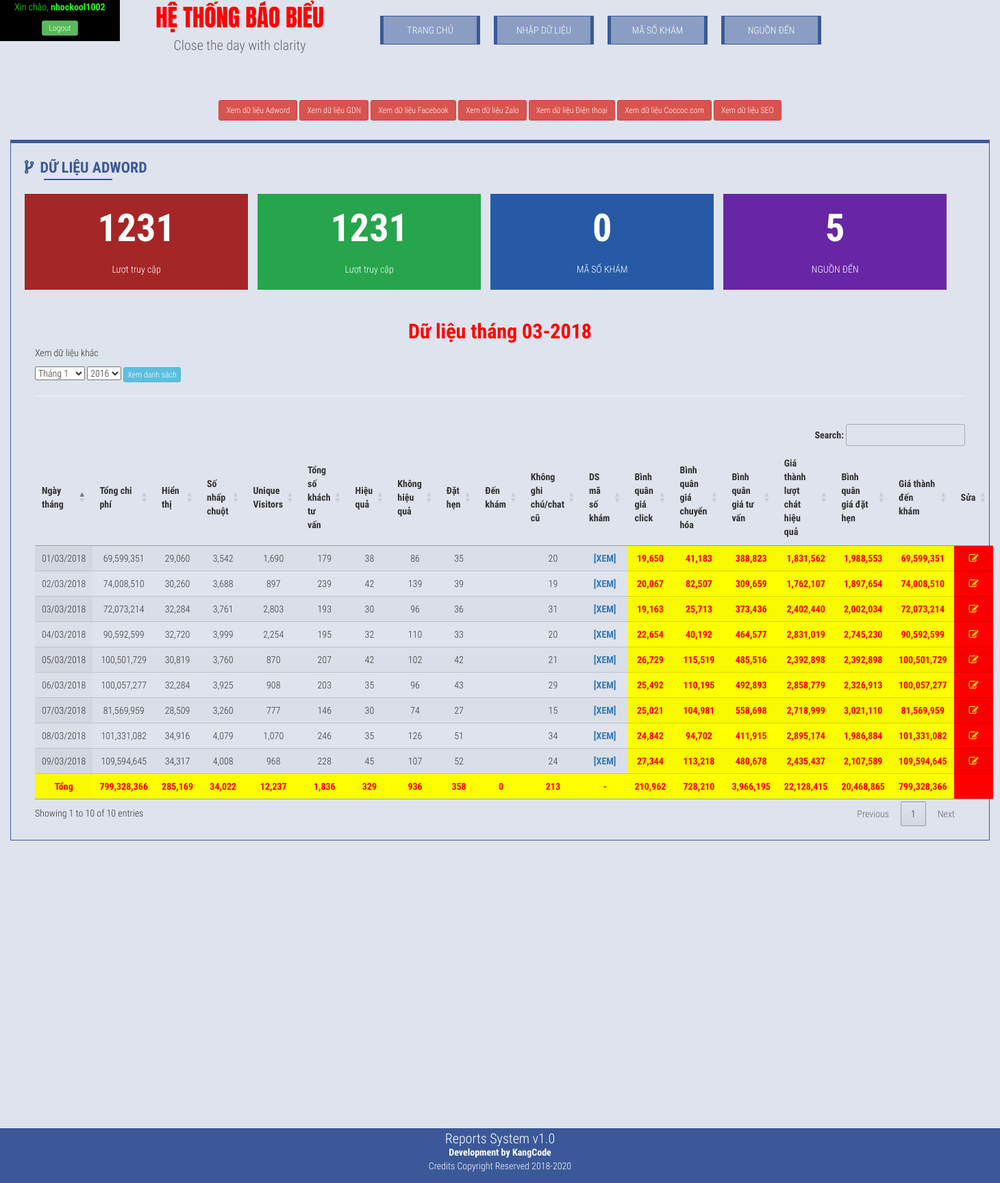
The page / (signed in) on the database its author committed.
### tables this page shows
CREATE TABLE `bangnhap` (
  `id` int(10) NOT NULL,
  `ngaythang` timestamp NOT NULL DEFAULT CURRENT_TIMESTAMP ON UPDATE CURRENT_TIMESTAMP,
  `hienthi` int(11) NOT NULL,
  `tongchiphi` int(10) NOT NULL,
  `sonhapchuot` int(10) NOT NULL,
  `uniquevisitor` int(10) NOT NULL,
  `tongsokhachtuvan` int(10) NOT NULL,
  `hieuqua` int(10) NOT NULL,
  `khonghieuqua` int(10) NOT NULL,
  `dathen` int(10) NOT NULL,
  `denkham` int(11) DEFAULT NULL,
  `ghichu` text
);

### templates/homeadw.php (the view, shortened to what this page needs)
    <div class="row">
    <div class="h1title">Dữ liệu Adword</div>
    </div>
    <br>
    <?php require_once('templates/stat.php'); ?>
    <div class="row">
      <br><br>
    </div>
     <?php $getthang = date('m-Y');
        $getname = date('Y');
        echo "<p class='namemonth'>Dữ liệu tháng ".$getthang."</p>"; ?>
        <form method="post" action="index.php?page=olddata">
        <p>Xem dữ liệu khác</p>
        <select class="chonthang" name="chonthang">
            <option value='01'>Tháng 1</option>
        </select>
        <select class="chonnam" name="chonnam">
         <?php for($i=2016;$i<=$getname;$i++){ ?>
            <option value="<?php echo $i; ?>"><?php echo $i; ?></option>
            <?php } ?>
        </select>
        <button type="submit" class="btn btn-info btn-xs" name="submit">Xem danh sách</button>
        </form>
        <hr>
      <br>
       <table id="kooltable" class="display" cellspacing="0" width="100%" id="dttb" style="text-align:center;">
         <thead>
        <tr>
            <th>Ngày tháng</th>
              <th>Tổng chi phí</th>
              <th>Hiển thị</th>
              <th>Số nhấp chuột</th>
              <th>Unique Visitors</th>
              <th>Tổng số khách tư vấn</th>
              <th>Hiệu quả</th>
              <th>Không hiệu quả</th>
              <th>Đặt hẹn</th>
              <th>Đến khám</th>
              <th>Không ghi chú/chat cũ</th>
              <th>DS mã số khám</th>
              <th>Bình quân giá click</th>
              <th>Bình quân giá chuyển hóa</th>
              <th>Bình quân giá tư vấn</th>
              <th>Giá thành lượt chát hiệu quả</th>
              <th>Bình quân giá đặt hẹn</th>
              <th>Giá thành đến khám</th>
              <th>Sửa</th>
        </tr>
        </thead>
           <tbody>
           <?php
               $dt = date('Y-m');
        $sql = "SELECT * FROM bangnhap WHERE ngaythang LIKE '%$dt%' ORDER BY id DESC";
        if ($result = $conn->query($sql)) {
            $sum = 0;$sumht =0;$sumnc=0;$sumun=0;$sumts=0;
            $sumhq = 0;$sumkhq=0;$sumdh=0;$sumdk=0;$sumgc=0;
            $sumbqc =0;$sumch=0;$sumtv=0;$sumchq=0;$sumgdh=0;
            $sumgdk =0;
            while ($row = $result->fetch_assoc()) {
                $date=date_create($row['ngaythang']);
                $jw = date_format($date,"d/m/Y");
                $ft = date_format($date,"Y-m-d");
                $sum = $sum+$row['tongchiphi'];
                $sumht = $sumht+$row['hienthi'];
                $sumnc = $sumnc+$row['sonhapchuot'];
                $sumun = $sumun+$row['uniquevisitor'];
                $sumts = $sumts+$row['tongsokhachtuvan'];
                $sumhq = $sumhq+$row['hieuqua'];
                $sumkhq = $sumkhq+$row['khonghieuqua'];
                $sumdh = $sumdh+$row['dathen'];
                $sumdk = $sumdk+$row['denkham'];
                $sumgc = $sumgc+$row['ghichu'];
                $sumbqc = $sumbqc+(round($row['tongchiphi']/$row['sonhapchuot']));
                $sumch = $sumch+(round($row['tongchiphi']/$row['uniquevisitor']));
                $sumtv = $sumtv+(round($row['tongchiphi']/$row['tongsokhachtuvan']));
                $sumchq = $sumchq+(round($row['tongchiphi']/$row['hieuqua']));
                $sumgdh = $sumgdh+(round($row['tongchiphi']/$row['dathen']));
                ?>
        <tr>
                <td><?php echo $jw; ?></td>
              <td><?php echo number_format($row['tongchiphi']); ?></td>
              <td><?php echo number_format($row['hienthi']); ?></td>
              <td><?php echo number_format($row['sonhapchuot']); ?></td>
              <td><?php echo number_format($row['uniquevisitor']); ?></td>
              <td><?php echo number_format($row['tongsokhachtuvan']); ?></td>
              <td><?php echo number_format($row['hieuqua']); ?></td>
              <td><?php echo number_format($row['khonghieuqua']); ?></td>
              <td><?php echo number_format($row['dathen']); ?></td>
              <td><?php echo $row['denkham']; ?></td>
               <td><?php echo $row['ghichu']; ?></td>
               <td><a href="index.php?page=msklist&child=filter&day=<?php echo $ft; ?>"><b>[XEM]</b></a></td>
               <td style="background-color:yellow !important;color:red;font-weight:bolder;"><?php echo number_format(round($row['tongchiphi']/$row['sonhapchuot'])); ?></td>
               <td style="background-color:yellow !important;color:red;font-weight:bolder;"><?php echo number_format(round($row['tongchiphi']/$row['uniquevisitor'])); ?></td>
               <td style="background-color:yellow !important;color:red;font-weight:bolder;"><?php echo number_format(round($row['tongchiphi']/$row['tongsokhachtuvan'])); ?></td>
               <td style="background-color:yellow !important;color:red;font-weight:bolder;"><?php echo number_format(round($row['tongchiphi']/$row['hieuqua'])); ?></td>
               <td style="background-color:yellow !important;color:red;font-weight:bolder;"><?php echo number_format(round($row['tongchiphi']/$row['dathen'])); ?></td>
               <td style="background-color:yellow !important;color:red;font-weight:bolder;"><?php if($row['denkham'] == ""){ $cuoicc = $row['tongchiphi']; echo number_format(round($row['tongchiphi'])); } else { $cuoicc = round($row['tongchiphi']/$row['denkham']); echo number_format(round($row['tongchiphi']/$row['denkham']));} ?></td>
               <td style="background-color:red !important;"><a style="color:yellow;font-weight:bolder;" href="index.php?page=editform&idbangnhap=<?php echo $row['id']; ?>"><i class="fa fa-pencil-square-o"></i></a></td>
                </tr>
                       <?php $sumgdk= $sumgdk+$cuoicc; } ?>
                               <tr style="background-color:yellow !important;color:red;font-weight:bolder;">
            <td style="background-color:yellow !important;color:red;font-weight:bolder;">Tổng</td>
            <td><?php echo number_format($sum); ?></td>
            <td><?php echo number_format($sumht); ?></td>
            <td><?php echo number_format($sumnc); ?></td>
            <td><?php echo number_format($sumun); ?></td>
            <td><?php echo number_format($sumts); ?></td>
            <td><?php echo number_format($sumhq); ?></td>
            <td><?php echo number_format($sumkhq); ?></td>
            <td><?php echo number_format($sumdh); ?></td>
            <td><?php echo number_format($sumdk); ?></td>
            <td><?php echo number_format($sumgc); ?></td>
            <td>-</td>
            <td><?php echo number_format($sumbqc); ?></td>
            <td><?php echo number_format($sumch); ?></td>
            <td><?php echo number_format($sumtv); ?></td>
            <td><?php echo number_format($sumchq); ?></td>
            <td><?php echo number_format($sumgdh); ?></td>
            <td><?php echo number_format($sumgdk); ?></td>
            <td style="background-color:red !important;"></td>
            </tr>
        </tbody>
        <?php }
        $result->free(); $conn->close(); ?>
</table>
    </div>

### css/style.css (style rules this page uses)
body,html { margin:0 auto; padding:0; width: 100%; height: 100%; background-color: #dfe3ee;font-family: 'Roboto Condensed', sans-serif; }
.h1title { font-weight: bolder; text-transform: uppercase; font-size: 22px; color: #3b5998; position:relative; }
.h1title:before { content: "\f126"; font-family: FontAwesome; margin-right: 10px; }
.h1title:after { content: ""; display: flex; width: 100px; border: 1px solid #3b5998; margin-left:2%; }
p.namemonth { margin: 0 auto; text-align: center; font-weight: bolder; color: red; font-size: 30px; }

### rows shown on the page
bangnhap: ngaythang "08/03/2018", tongchiphi "101,331,082", hienthi "34,916", sonhapchuot "4,079", uniquevisitor "1,070", tongsokhachtuvan "246", hieuqua "35", khonghieuqua "126", dathen "51", ghichu "34", $row['tongchiphi']/$row['sonhapchuot'] "24,842", $row['tongchiphi']/$row['uniquevisitor'] "94,702", $row['tongchiphi']/$row['tongsokhachtuvan'] "411,915", $row['tongchiphi']/$row['hieuqua'] "2,895,174", $row['tongchiphi']/$row['dathen'] "1,986,884"
bangnhap: ngaythang "09/03/2018", tongchiphi "109,594,645", hienthi "34,317", sonhapchuot "4,008", uniquevisitor "968", tongsokhachtuvan "228", hieuqua "45", khonghieuqua "107", dathen "52", ghichu "24", $row['tongchiphi']/$row['sonhapchuot'] "27,344", $row['tongchiphi']/$row['uniquevisitor'] "113,218", $row['tongchiphi']/$row['tongsokhachtuvan'] "480,678", $row['tongchiphi']/$row['hieuqua'] "2,435,437", $row['tongchiphi']/$row['dathen'] "2,107,589"
bangnhap: ngaythang "07/03/2018", tongchiphi "81,569,959", hienthi "28,509", sonhapchuot "3,260", uniquevisitor "777", tongsokhachtuvan "146", hieuqua "30", khonghieuqua "74", dathen "27", ghichu "15", $row['tongchiphi']/$row['sonhapchuot'] "25,021", $row['tongchiphi']/$row['uniquevisitor'] "104,981", $row['tongchiphi']/$row['tongsokhachtuvan'] "558,698", $row['tongchiphi']/$row['hieuqua'] "2,718,999", $row['tongchiphi']/$row['dathen'] "3,021,110"
bangnhap: ngaythang "06/03/2018", tongchiphi "100,057,277", hienthi "32,284", sonhapchuot "3,925", uniquevisitor "908", tongsokhachtuvan "203", hieuqua "35", khonghieuqua "96", dathen "43", ghichu "29", $row['tongchiphi']/$row['sonhapchuot'] "25,492", $row['tongchiphi']/$row['uniquevisitor'] "110,195", $row['tongchiphi']/$row['tongsokhachtuvan'] "492,893", $row['tongchiphi']/$row['hieuqua'] "2,858,779", $row['tongchiphi']/$row['dathen'] "2,326,913"
bangnhap: ngaythang "05/03/2018", tongchiphi "100,501,729", hienthi "30,819", sonhapchuot "3,760", uniquevisitor "870", tongsokhachtuvan "207", hieuqua "42", khonghieuqua "102", dathen "42", ghichu "21", $row['tongchiphi']/$row['sonhapchuot'] "26,729", $row['tongchiphi']/$row['uniquevisitor'] "115,519", $row['tongchiphi']/$row['tongsokhachtuvan'] "485,516", $row['tongchiphi']/$row['hieuqua'] "2,392,898", $row['tongchiphi']/$row['dathen'] "2,392,898"
bangnhap: ngaythang "04/03/2018", tongchiphi "90,592,599", hienthi "32,720", sonhapchuot "3,999", uniquevisitor "2,254", tongsokhachtuvan "195", hieuqua "32", khonghieuqua "110", dathen "33", ghichu "20", $row['tongchiphi']/$row['sonhapchuot'] "22,654", $row['tongchiphi']/$row['uniquevisitor'] "40,192", $row['tongchiphi']/$row['tongsokhachtuvan'] "464,577", $row['tongchiphi']/$row['hieuqua'] "2,831,019", $row['tongchiphi']/$row['dathen'] "2,745,230"
bangnhap: ngaythang "03/03/2018", tongchiphi "72,073,214", hienthi "32,284", sonhapchuot "3,761", uniquevisitor "2,803", tongsokhachtuvan "193", hieuqua "30", khonghieuqua "96", dathen "36", ghichu "31", $row['tongchiphi']/$row['sonhapchuot'] "19,163", $row['tongchiphi']/$row['uniquevisitor'] "25,713", $row['tongchiphi']/$row['tongsokhachtuvan'] "373,436", $row['tongchiphi']/$row['hieuqua'] "2,402,440", $row['tongchiphi']/$row['dathen'] "2,002,034"
bangnhap: ngaythang "02/03/2018", tongchiphi "74,008,510", hienthi "30,260", sonhapchuot "3,688", uniquevisitor "897", tongsokhachtuvan "239", hieuqua "42", khonghieuqua "139", dathen "39", ghichu "19", $row['tongchiphi']/$row['sonhapchuot'] "20,067", $row['tongchiphi']/$row['uniquevisitor'] "82,507", $row['tongchiphi']/$row['tongsokhachtuvan'] "309,659", $row['tongchiphi']/$row['hieuqua'] "1,762,107", $row['tongchiphi']/$row['dathen'] "1,897,654"
bangnhap: ngaythang "01/03/2018", tongchiphi "69,599,351", hienthi "29,060", sonhapchuot "3,542", uniquevisitor "1,690", tongsokhachtuvan "179", hieuqua "38", khonghieuqua "86", dathen "35", ghichu "20", $row['tongchiphi']/$row['sonhapchuot'] "19,650", $row['tongchiphi']/$row['uniquevisitor'] "41,183", $row['tongchiphi']/$row['tongsokhachtuvan'] "388,823", $row['tongchiphi']/$row['hieuqua'] "1,831,562", $row['tongchiphi']/$row['dathen'] "1,988,553"

### other values the page prints
$_SESSION['kanguser'] "nhockool1002"
$slmsk "0"
$slnd "5"
$sum "799,328,366"
$sumht "285,169"
$sumnc "34,022"
$sumun "12,237"
$sumts "1,836"
$sumhq "329"
$sumkhq "936"
$sumdh "358"
$sumdk "0"
$sumgc "213"
$sumbqc "210,962"
$sumch "728,210"
